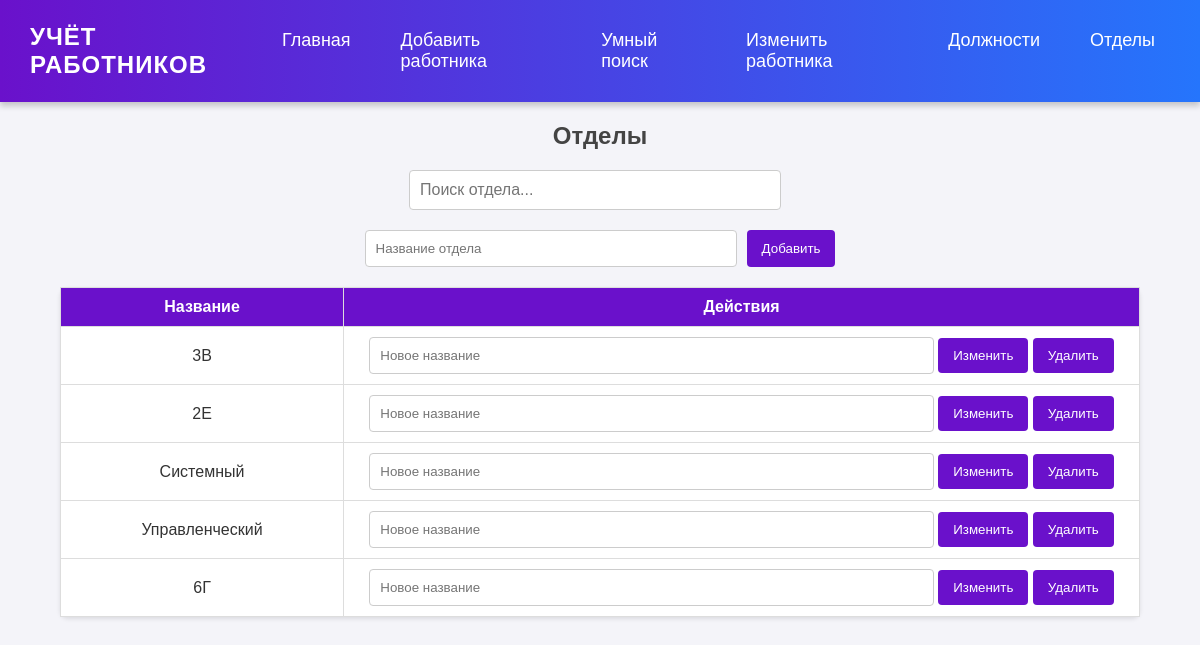
/modules/admin/department.php, run on the app's committed database.
### tables this page shows
CREATE TABLE `department` (
  `id_departament` int NOT NULL AUTO_INCREMENT,
  `department` varchar(30) NOT NULL,
  PRIMARY KEY (`id_departament`)
);

### modules/admin/department.php (the view, shortened to what this page needs)
<?php
require_once '../../db/connect.php';
$departments = mysqli_query($conn, "SELECT * FROM department")->fetch_all(MYSQLI_ASSOC);
?>
<!DOCTYPE html>
<html lang="ru">
<head>
    <link rel="stylesheet" href="/css/styleMDJ.css">
</head>
<body>
<div class="header">
    <div class="logo">Учёт работников</div>
    <nav>
        <a href="/admin.php">Главная</a>
        <a href="/modules/admin/insert.php">Добавить работника</a>
        <a href="/modules/admin/search_by_date.php">Умный поиск</a>
        <a href="/modules/admin/edit_worker.php">Изменить работника</a>
        <a href="/modules/admin/job_title.php">Должности</a>
        <a href="/modules/admin/department.php">Отделы</a>
    </nav>
</div>
<h2>Отделы</h2>
<div class="search-container">
    <input type="text" id="searchInput" placeholder="Поиск отдела..." onkeyup="searchDepartments()">
</div>
<form method="POST">
    <input type="text" name="department_name" placeholder="Название отдела" required>
    <button type="submit" name="add_department">Добавить</button>
</form>
<div id="tableContainer">
    <table border="1" id="departmentTable">
        <tr>
            <th>Название</th>
            <th>Действия</th>
        </tr>
        <?php foreach ($departments as $department): ?>
            <tr>
                <td><?= htmlspecialchars($department['department']) ?></td>
                <td>
                    <form method="POST" style="display:inline;">
                        <input type="text" name="new_department_name" placeholder="Новое название" required>
                        <button type="submit" name="edit_department">Изменить</button>
                    </form>
                    <form method="POST" style="display:inline;">
                        <button type="submit" name="delete_department" onclick="return confirm('Удалить отдел?')">Удалить</button>
                    </form>
                </td>
            </tr>
        <?php endforeach; ?>
    </table>
</div>
</body>
</html>

### css/styleMDJ.css (style rules this page uses)
body { font-family: Arial, sans-serif; margin: 0; padding: 0; background-color: #f4f4f9; color: #333; }
h2 { text-align: center; margin-top: 20px; color: #444; }
.header { background: linear-gradient(90deg, #6a11cb, #2575fc); padding: 20px 30px; display: flex; justify-content: space-between; align-items: center; color: #fff; box-shadow: 0 4px 6px rgba(0, 0, 0, 0.2); top: 0; left: 0; transition: all 0.3s ease-in-out; }
.header .logo { font-size: 24px; font-weight: bold; letter-spacing: 1px; text-transform: uppercase; transition: transform 0.3s ease; }
.header nav { display: flex; gap: 20px; }
.header a { color: #fff; text-decoration: none; font-size: 18px; padding: 10px 15px; border-radius: 6px; transition: background 0.3s, transform 0.2s; }
.search-container { width: 80%; max-width: 500px; margin: 20px auto; display: flex; justify-content: center; align-items: center; }
.search-container input[type="text"] { width: 70%; padding: 10px; border: 1px solid #ccc; border-radius: 4px; font-size: 16px; margin-right: 10px; }
form { width: 80%; max-width: 500px; margin: 20px auto; display: flex; gap: 10px; justify-content: center; }
form input[type="text"] { width: 70%; padding: 10px; border: 1px solid #ccc; border-radius: 4px; }
form button { padding: 10px 15px; background: #6a11cb; border: none; color: #fff; cursor: pointer; border-radius: 4px; transition: background 0.3s ease-in-out; }
table { width: 90%; margin: 20px auto; border-collapse: collapse; background-color: #fff; border-radius: 8px; box-shadow: 0 2px 4px rgba(0, 0, 0, 0.1); }
table th, table td { border: 1px solid #ddd; padding: 10px; text-align: center; }
table th { background-color: #6a11cb; color: #fff; font-weight: bold; }
table td { background-color: #fff; }
button { padding: 8px 12px; border: 1px solid #6a11cb; border-radius: 4px; background: none; color: #6a11cb; cursor: pointer; transition: all 0.3s ease-in-out; }

### data on the page
department: department "3В"
department: department "2Е"
department: department "Системный"
department: department "Управленческий"
department: department "6Г"
